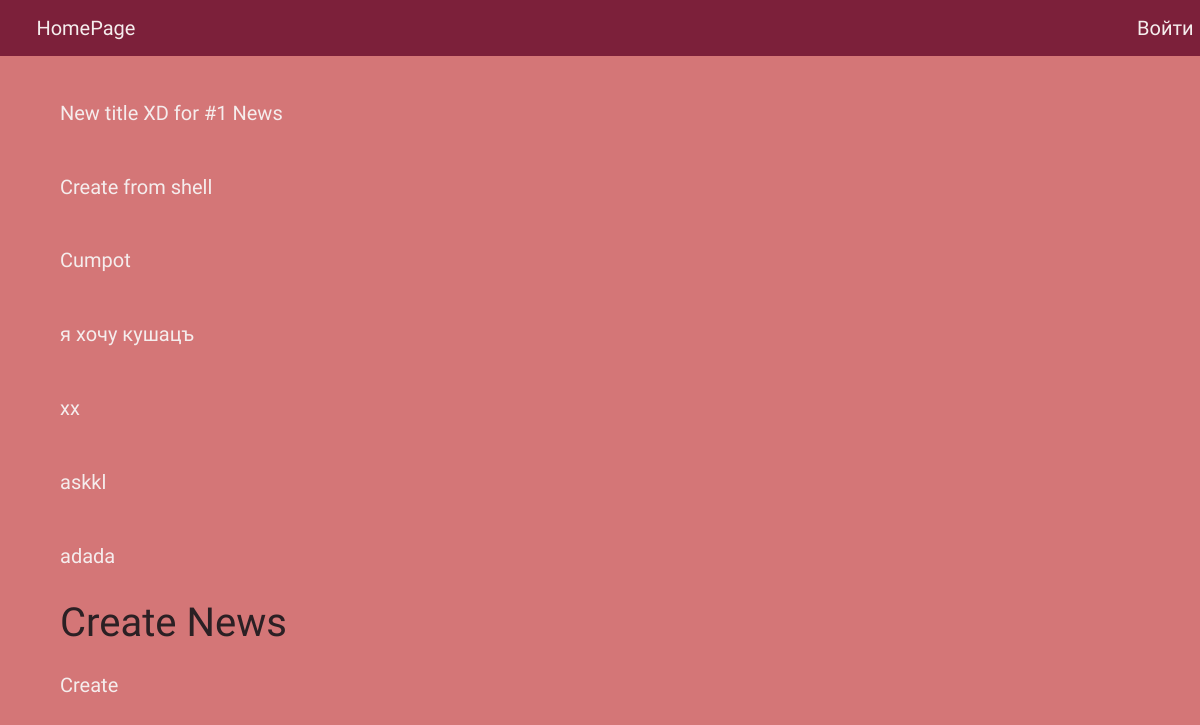
The app's page /, older data.
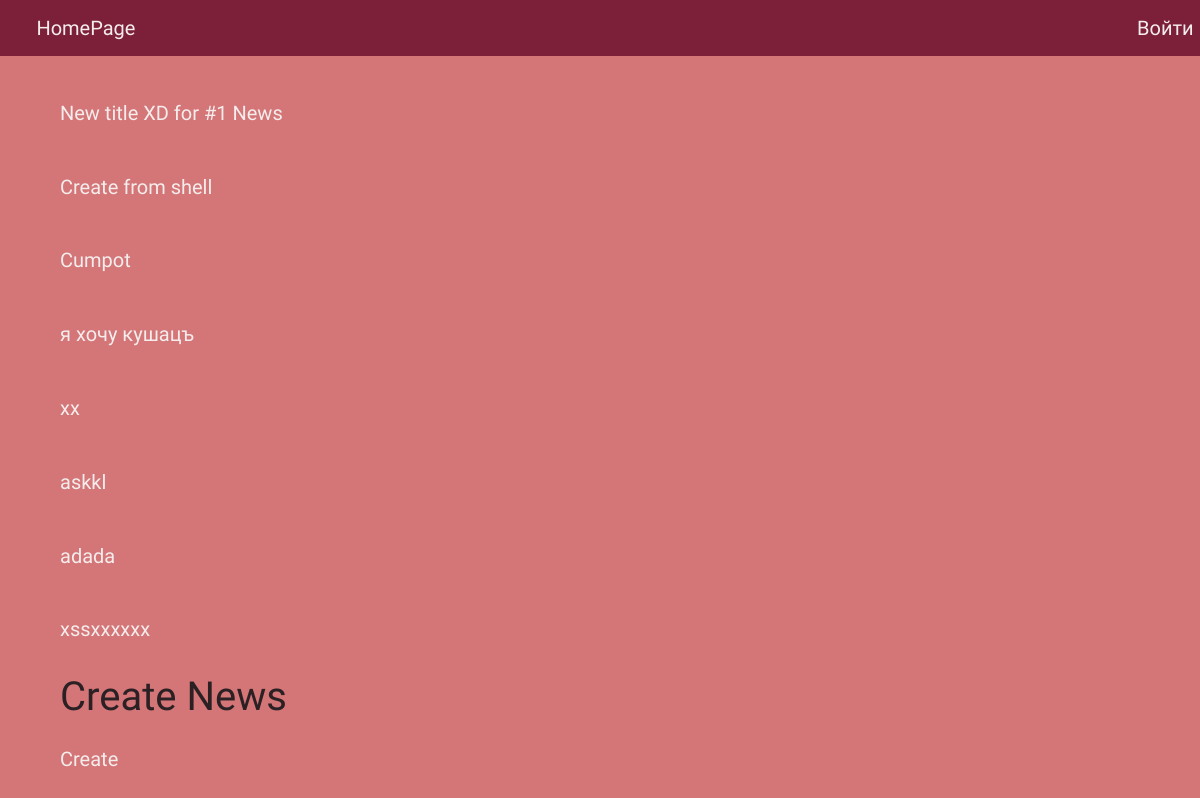
The same page, newer data.
### news/models.py (models this page shows, shortened)
class News(models.Model):
    author = models.ForeignKey(User, null=True, on_delete=models.SET_NULL)
    article = models.CharField(max_length=100)
    body = models.TextField(blank=True, null=True)
    commentary = models.ManyToManyField(Commentaries)

### news/views.py (the view)
# urls.py: path('', index, name='index'),
def index(request, *args, **kwargs):
    qs = News.objects.all()
    context = {'news_list': qs}
    return render(request, 'index.html', context)

### templates/index.html (shortened to what this page needs)
{% extends "base.html" %}
{% block content %}
{% for news in news_list %}
    <h1>
        <a href="id/{{ news.id }}">{{ news.article }}</a>
    </h1>
{% endfor %}
<h1 style="margin-left: 60px;">Create News</h1>
<a href="news/create" style="margin-left: 60px;">Create</a>
{% endblock %}

Row changes from the older to the newer data that the page shows:
added News: article "xssxxxxxx"
